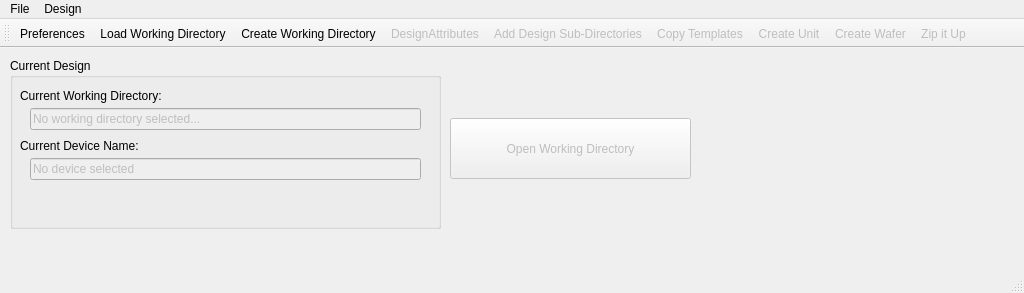
<?xml version="1.0" encoding="UTF-8"?>
<ui version="4.0">
 <class>MainWindow</class>
 <widget class="QMainWindow" name="MainWindow">
  <property name="geometry">
   <rect>
    <x>0</x>
    <y>0</y>
    <width>1024</width>
    <height>293</height>
   </rect>
  </property>
  <property name="sizePolicy">
   <sizepolicy hsizetype="Fixed" vsizetype="Fixed">
    <horstretch>0</horstretch>
    <verstretch>0</verstretch>
   </sizepolicy>
  </property>
  <property name="minimumSize">
   <size>
    <width>1024</width>
    <height>293</height>
   </size>
  </property>
  <property name="maximumSize">
   <size>
    <width>1024</width>
    <height>293</height>
   </size>
  </property>
  <property name="windowTitle">
   <string>Wavellite</string>
  </property>
  <property name="unifiedTitleAndToolBarOnMac">
   <bool>false</bool>
  </property>
  <widget class="QWidget" name="centralwidget">
   <widget class="QGroupBox" name="groupBox">
    <property name="geometry">
     <rect>
      <x>10</x>
      <y>10</y>
      <width>431</width>
      <height>171</height>
     </rect>
    </property>
    <property name="title">
     <string>Current Design</string>
    </property>
    <widget class="QLabel" name="label">
     <property name="geometry">
      <rect>
       <x>10</x>
       <y>30</y>
       <width>171</width>
       <height>16</height>
      </rect>
     </property>
     <property name="text">
      <string>Current Working Directory:</string>
     </property>
    </widget>
    <widget class="QLineEdit" name="txtDeviceName">
     <property name="enabled">
      <bool>false</bool>
     </property>
     <property name="geometry">
      <rect>
       <x>20</x>
       <y>100</y>
       <width>391</width>
       <height>22</height>
      </rect>
     </property>
     <property name="text">
      <string>No device selected</string>
     </property>
    </widget>
    <widget class="QLabel" name="label_2">
     <property name="geometry">
      <rect>
       <x>10</x>
       <y>80</y>
       <width>171</width>
       <height>16</height>
      </rect>
     </property>
     <property name="text">
      <string>Current Device Name:</string>
     </property>
    </widget>
    <widget class="QLineEdit" name="txtWorkingDir">
     <property name="enabled">
      <bool>false</bool>
     </property>
     <property name="geometry">
      <rect>
       <x>20</x>
       <y>50</y>
       <width>391</width>
       <height>22</height>
      </rect>
     </property>
     <property name="text">
      <string>No working directory selected...</string>
     </property>
    </widget>
   </widget>
   <widget class="QPushButton" name="btnOpenWorkingDir">
    <property name="enabled">
     <bool>false</bool>
    </property>
    <property name="geometry">
     <rect>
      <x>450</x>
      <y>70</y>
      <width>241</width>
      <height>61</height>
     </rect>
    </property>
    <property name="text">
     <string>Open Working Directory</string>
    </property>
   </widget>
  </widget>
  <widget class="QMenuBar" name="menubar">
   <property name="geometry">
    <rect>
     <x>0</x>
     <y>0</y>
     <width>1024</width>
     <height>22</height>
    </rect>
   </property>
   <widget class="QMenu" name="menuFile">
    <property name="title">
     <string>File</string>
    </property>
    <addaction name="actionPreferences"/>
    <addaction name="separator"/>
    <addaction name="actionExit"/>
   </widget>
   <widget class="QMenu" name="menuDesign">
    <property name="title">
     <string>Design</string>
    </property>
    <addaction name="actionLoad_Working_Directory"/>
    <addaction name="actionCreate_Working_Directory"/>
    <addaction name="separator"/>
    <addaction name="actionAdd_Design_Sub_Directories"/>
    <addaction name="actionCopy_Templates"/>
    <addaction name="actionCreate_Unit"/>
    <addaction name="actionCreate_Wafer"/>
    <addaction name="actionZip_it_Up"/>
    <addaction name="actionDesignAttributes"/>
   </widget>
   <addaction name="menuFile"/>
   <addaction name="menuDesign"/>
  </widget>
  <widget class="QStatusBar" name="statusbar"/>
  <widget class="QToolBar" name="toolBar">
   <property name="enabled">
    <bool>true</bool>
   </property>
   <property name="sizePolicy">
    <sizepolicy hsizetype="Fixed" vsizetype="Fixed">
     <horstretch>0</horstretch>
     <verstretch>0</verstretch>
    </sizepolicy>
   </property>
   <property name="windowTitle">
    <string>toolBar</string>
   </property>
   <property name="toolButtonStyle">
    <enum>Qt::ToolButtonTextUnderIcon</enum>
   </property>
   <attribute name="toolBarArea">
    <enum>TopToolBarArea</enum>
   </attribute>
   <attribute name="toolBarBreak">
    <bool>false</bool>
   </attribute>
   <addaction name="actionPreferences"/>
   <addaction name="actionLoad_Working_Directory"/>
   <addaction name="actionCreate_Working_Directory"/>
   <addaction name="actionDesignAttributes"/>
   <addaction name="actionAdd_Design_Sub_Directories"/>
   <addaction name="actionCopy_Templates"/>
   <addaction name="actionCreate_Unit"/>
   <addaction name="actionCreate_Wafer"/>
   <addaction name="actionZip_it_Up"/>
  </widget>
  <action name="actionPreferences">
   <property name="icon">
    <iconset>
     <normaloff>Gear.png</normaloff>Gear.png</iconset>
   </property>
   <property name="text">
    <string>Preferences</string>
   </property>
  </action>
  <action name="actionExit">
   <property name="text">
    <string>Exit</string>
   </property>
   <property name="shortcut">
    <string>Ctrl+Q</string>
   </property>
  </action>
  <action name="actionCreate_Working_Directory">
   <property name="icon">
    <iconset>
     <normaloff>New Document.png</normaloff>New Document.png</iconset>
   </property>
   <property name="text">
    <string>Create Working Directory</string>
   </property>
  </action>
  <action name="actionLoad_Working_Directory">
   <property name="icon">
    <iconset>
     <normaloff>Get Document.png</normaloff>Get Document.png</iconset>
   </property>
   <property name="text">
    <string>Load Working Directory</string>
   </property>
  </action>
  <action name="actionAdd_Design_Sub_Directories">
   <property name="enabled">
    <bool>false</bool>
   </property>
   <property name="icon">
    <iconset>
     <normaloff>Menu Item.png</normaloff>Menu Item.png</iconset>
   </property>
   <property name="text">
    <string>Add Design Sub-Directories</string>
   </property>
  </action>
  <action name="actionCopy_Templates">
   <property name="enabled">
    <bool>false</bool>
   </property>
   <property name="icon">
    <iconset>
     <normaloff>Export To Picture Document.png</normaloff>Export To Picture Document.png</iconset>
   </property>
   <property name="text">
    <string>Copy Templates</string>
   </property>
  </action>
  <action name="actionCreate_Wafer">
   <property name="enabled">
    <bool>false</bool>
   </property>
   <property name="icon">
    <iconset>
     <normaloff>Yellow Ball.png</normaloff>Yellow Ball.png</iconset>
   </property>
   <property name="text">
    <string>Create Wafer</string>
   </property>
  </action>
  <action name="actionCreate_Unit">
   <property name="enabled">
    <bool>false</bool>
   </property>
   <property name="icon">
    <iconset>
     <normaloff>Picture Document.png</normaloff>Picture Document.png</iconset>
   </property>
   <property name="text">
    <string>Create Unit</string>
   </property>
  </action>
  <action name="actionZip_it_Up">
   <property name="enabled">
    <bool>false</bool>
   </property>
   <property name="icon">
    <iconset>
     <normaloff>Record Button.png</normaloff>Record Button.png</iconset>
   </property>
   <property name="text">
    <string>Zip it Up</string>
   </property>
  </action>
  <action name="actionDesignAttributes">
   <property name="enabled">
    <bool>false</bool>
   </property>
   <property name="icon">
    <iconset>
     <normaloff>Rename Document.png</normaloff>Rename Document.png</iconset>
   </property>
   <property name="text">
    <string>DesignAttributes</string>
   </property>
  </action>
 </widget>
 <resources/>
 <connections/>
</ui>
